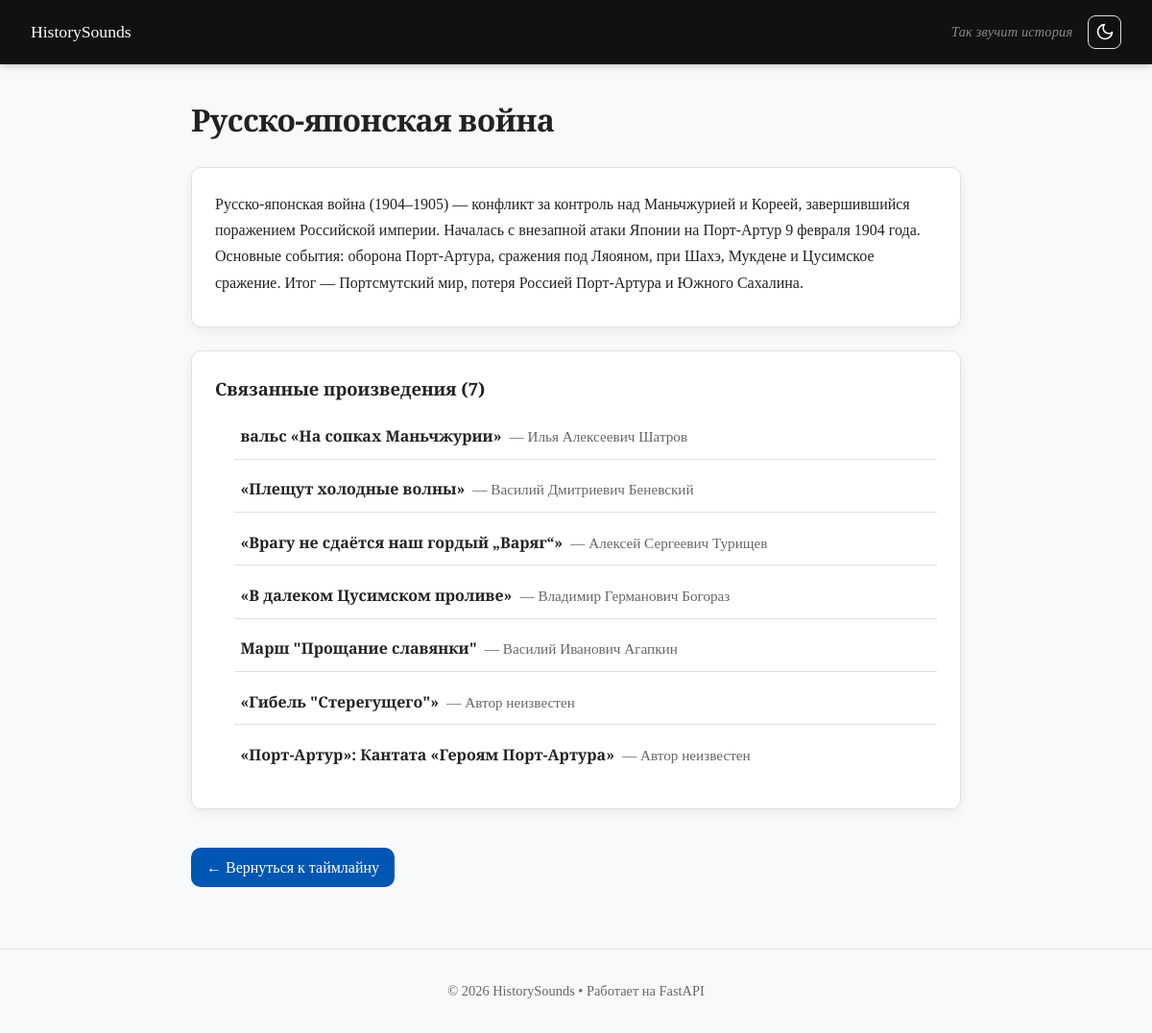
Screenshot of /event/1 with the database file from the repository.
### models/events.py (models this page shows)
class Event(Base):
    __tablename__ = "events"
    id = Column(Integer, primary_key=True, index=True, autoincrement=True)
    title = Column(String, nullable=True)
    description = Column(String, nullable=False)
    excel_id = Column(String, index=True)
    songs = relationship("Song", secondary=song_event, back_populates="events")
    year_start = Column(Integer, nullable=True)
    year_end = Column(Integer, nullable=True)

### models/songs.py (models this page shows)
class Song(Base):
    __tablename__ = "songs"
    id = Column(Integer, primary_key=True, index=True, autoincrement=True)
    name = Column(String, nullable=False)
    composer = Column(String, nullable=False)
    description = Column(Text, nullable=True)
    composer_info = Column(String, nullable=True)
    link = Column(String, nullable=True)
    events = relationship("Event", secondary=song_event, back_populates="songs")

### app.py (the view)
@app.get("/event/{event_id}", response_class=HTMLResponse)
async def event_page(request: Request, event_id: int, db: Session = Depends(get_db)):
    event = db.query(Event).filter(Event.id == event_id).first()
    if not event:
        raise HTTPException(status_code=404, detail="Event not found")
    return templates.TemplateResponse(request, "event.html", {"event": event})

### templates/event.html (shortened to what this page needs)
{% extends "base.html" %}
{% block content %}
<article class="event-page">
  <div class="page-header">
    <h1>{{ event.title }}</h1>
  </div>
  <div class="card">
    <p>{{ event.description }}</p>
  </div>
  {% if event.songs %}
  <div class="card">
    <h3>Связанные произведения ({{ event.songs|length }})</h3>
    <ul class="song-list">
{% for song in event.songs %}
  <li>
    <a href="/song/{{ song.name | e }}?from_event={{ event.id }}" class="song-link">
      <span class="song-title">{{ song.name }}</span>
      <span class="song-composer">
        {% if song.composer and song.composer|lower not in ['nan','none','','?','—','-'] %}
          — {{ song.composer }}
        {% else %}
          — <em>Автор неизвестен</em>
        {% endif %}
      </span>
    </a>
  </li>
{% endfor %}
</ul>
  </div>
  {% else %}
  <div class="card">
    <p style="color:var(--text-muted); font-style:italic;">Нет связанных музыкальных произведений.</p>
  </div>
  {% endif %}
  <a href="/timeline" class="back-btn">← Вернуться к таймлайну</a>
</article>
{% endblock %}

### static/style.css (style rules this page uses)
:root { --primary: #0056b3; --primary-hover: #003d82; --bg: #f8f9fa; --card-bg: #ffffff; --text: #222; --text-muted: #666; --border: #e0e0e0; --shadow: 0 4px 12px rgba(0,0,0,0.06); --shadow-hover: 0 8px 24px rgba(0,0,0,0.12); --radius: 10px; --transition: 0.2s ease; }
* { box-sizing: border-box; margin: 0; padding: 0; }
html, body { font-family: "Merriweather", serif; line-height: 1.6; color: var(--text); background: var(--bg); min-height: 100vh; display: flex; flex-direction: column; }
h1 { margin-bottom: 0.5rem; font-size: 2rem; letter-spacing: -0.02em; }
.page-header { margin-bottom: 1.5rem; }
.page-header h1 { margin-bottom: 0.25rem; }
.card { background: var(--card-bg); padding: 1.5rem; border-radius: var(--radius); box-shadow: var(--shadow); margin-bottom: 1.5rem; border: 1px solid var(--border); }
.card h3 { margin-bottom: 0.75rem; font-size: 1.15rem; }
.card p, .card li { line-height: 1.7; margin-bottom: 0.5rem; }
.card ul { padding-left: 1.25rem; }
.back-btn { display: inline-flex; align-items: center; gap: 0.5rem; margin-top: 1rem; padding: 0.5rem 1rem; background: var(--primary); color: white; text-decoration: none; border-radius: var(--radius); font-weight: 500; transition: background var(--transition); }
.song-list { list-style: none; padding: 0; }
.song-list li { border-bottom: 1px solid var(--border); transition: background 0.2s; }
.song-list li:last-child { border-bottom: none; }
.song-link { display: flex; align-items: baseline; gap: 0.5rem; padding: 0.6rem 0.4rem; text-decoration: none; color: var(--text); border-radius: 6px; transition: background 0.2s, color 0.2s; }
.song-title { font-weight: 600; }
.song-composer { color: var(--text-muted); font-size: 0.95rem; }

### rows the page displays
Event: title "Русско-японская война", description "Русско-японская война (1904–1905) — конфликт за контроль над Маньчжурией и Кореей, завершившийся поражением Российской империи. Началась с внезапной атаки Японии на Порт-Артур 9 февраля 1904 года. Основные события: оборона Порт-Артура, сражения под Ляояном, при Шахэ, Мукдене и Цусимское сражение. Итог — Портсмутский мир, потеря Россией Порт-Артура и Южного Сахалина."
Song: name "вальс «На сопках Маньчжурии»", composer "Илья Алексеевич Шатров"
Song: name "«Плещут холодные волны»", composer "Василий Дмитриевич Беневский"
Song: name "«Врагу не сдаётся наш гордый „Варяг“»", composer "Алексей Сергеевич Турищев"
Song: name "«В далеком Цусимском проливе»", composer "Владимир Германович Богораз"
Song: name "Марш \"Прощание славянки\"", composer "Василий Иванович Агапкин"
Song: name "«Гибель \"Стерегущего\"»", composer "Автор неизвестен"
Song: name "«Порт-Артур»: Кантата «Героям Порт-Артура»", composer "Автор неизвестен"

### other values shown
{{ event.songs|length }} "7"
